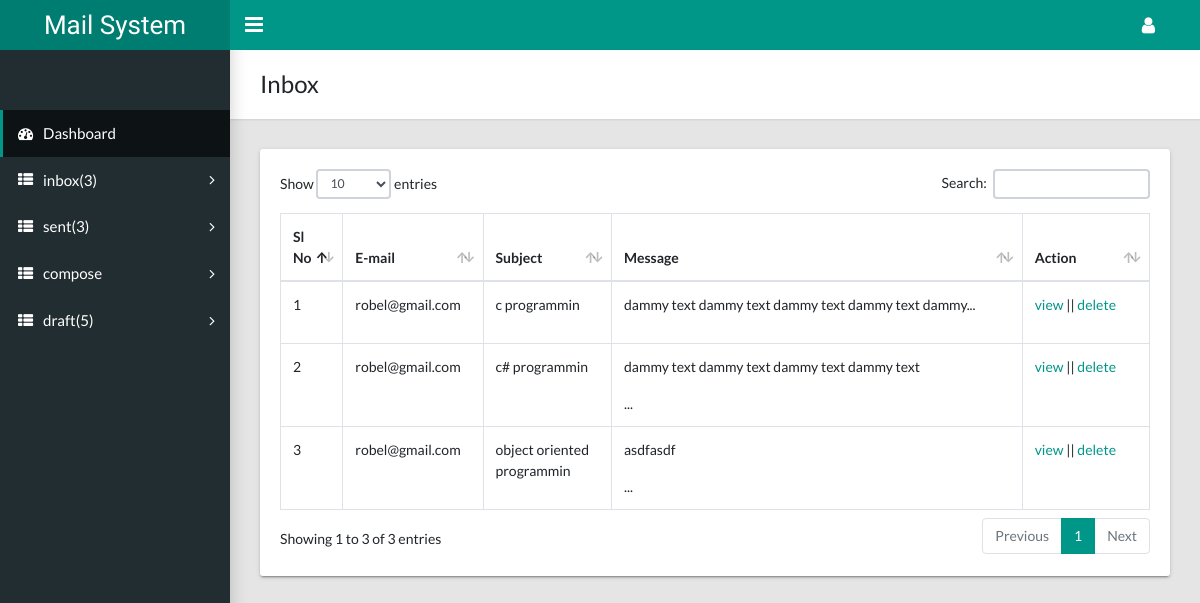
Screenshot of /user/inbox.php (signed in) with the database file from the repository.
### tables this page shows
CREATE TABLE `tbl_message` (
  `msgid` int(11) NOT NULL,
  `sub` varchar(255) NOT NULL,
  `msg` text NOT NULL,
  `tomail` varchar(255) NOT NULL,
  `fromemail` varchar(255) NOT NULL
);

### class/User.php (called while the page is built, shortened)
<?php
   $filepath = realpath(dirname(__FILE__));
   include_once ($filepath.'/../libs/Database.php');
   include_once ($filepath.'/../helpars/Format.php');
   include_once ($filepath.'/../libs/Session.php');
 ?>
<?php
  class User{
     private $db;
     public function __construct(){
          $this->db = new Database();
   }
     public function getallinboxmsg($email){
             $query = "SELECT * FROM tbl_message WHERE tomail='$email'";
             $result = $this->db->select($query);
             return $result;
     }
 }
?>

### libs/Database.php (called while the page is built, shortened)
<?php
Class Database{
     public $host   = DB_HOST;
     public $user   = DB_USER;
     public $pass   = DB_PASS;
     public $dbname = DB_NAME;
     public $link;
     private function connectDB(){
             $this->link = new mysqli($this->host, $this->user, $this->pass,
              $this->dbname);
     }
      public function select($query){
            $result = $this->link->query($query) or
             die($this->link->error.__LINE__);
            if($result->num_rows > 0){
              return $result;
            } else {
              return false;
            }
       }
}
?>

### libs/Session.php (called while the page is built, shortened)
<?php
class Session{
 public static function get($key){
            if (isset($_SESSION[$key])) {
             return $_SESSION[$key];
            } else {
             return false;
            }
      }
}
?>

### helpars/Format.php (called while the page is built, shortened)
<?php
class Format{
 public function textShorten($text, $limit = 600){
      $text = $text. " ";
      $text = substr($text, 0, $limit);
      $text = substr($text, 0, strrpos($text, ' '));
      $text = $text."...";
      return $text;
 }
}
?>

### user/inbox.php (the view, shortened to what this page needs)
<?php include 'inc/header.php'; ?>
<?php include 'inc/sidebar.php'; ?>
<?php $email = Session::get("email"); ?>
    <main class="app-content">
      <div class="app-title">
        <div>
          <h1>Inbox</h1>
        </div>
      </div>
      <div class="row">
        <div class="col-md-12">
          <div class="tile">
            <div class="tile-body">
              <table class="table table-hover table-bordered" id="sampleTable">
                <thead>
                  <tr>
                    <th width="5%">Sl No</th>
                    <th width="15%">E-mail</th>
                    <th width="15%">Subject</th>
                    <th width="50%">Message</th>
                    <th width="15%">Action</th>
                  </tr>
                </thead>
                <tbody>
                <?php
                     $Getallinboxmsg = $user->getallinboxmsg($email);
                     if($Getallinboxmsg) {
                     $i=0;
                     while($result = $Getallinboxmsg->fetch_assoc()) {
                     $i++;
                ?>
                  <tr>
                    <td><?php echo $i; ?></td>
                    <td><?php echo $result['fromemail']; ?></td>
                    <td><?php echo $result['sub']; ?></td>
                    <td><?php echo $fm->textShorten($result['msg'],60); ?></td>
                    <td>
                            <a href="inboxmsgview.php?inboxmsgviewid=<?php echo $result['msgid'];?>">view</a> ||
                            <a onclick="return confirm('Are you sure to delete?');" href="?delinboxmsgid=<?php echo $result['msgid'];?>">delete</a>
                    </td>
                  </tr>
           <?php } } ?>
                </tbody>
              </table>
            </div>
          </div>
        </div>
      </div>
    </main>
  </body>
</html>

### rows the page displays
tbl_message: fromemail "robel@gmail.com", sub "c programmin", msg "dammy text dammy text dammy text dammy text dammy..."
tbl_message: fromemail "robel@gmail.com", sub "c# programmin", msg "dammy text dammy text dammy text dammy text ..."
tbl_message: fromemail "robel@gmail.com", sub "object oriented programmin", msg "asdfasdf ..."

### other values shown
$count "3"
$count "5"
